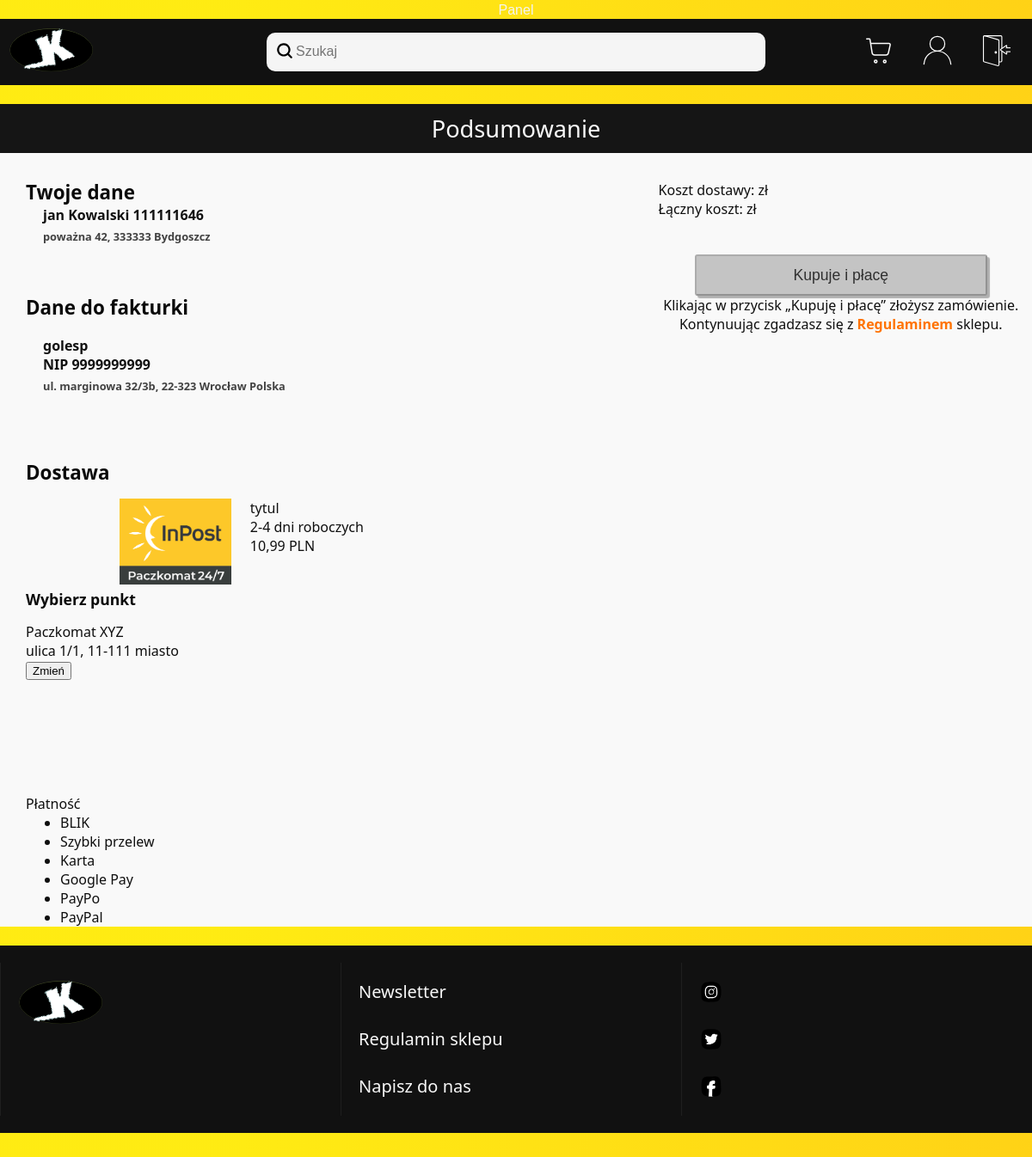
/zamowienie_klient.php (signed in), run on an earlier commit of the app's database.
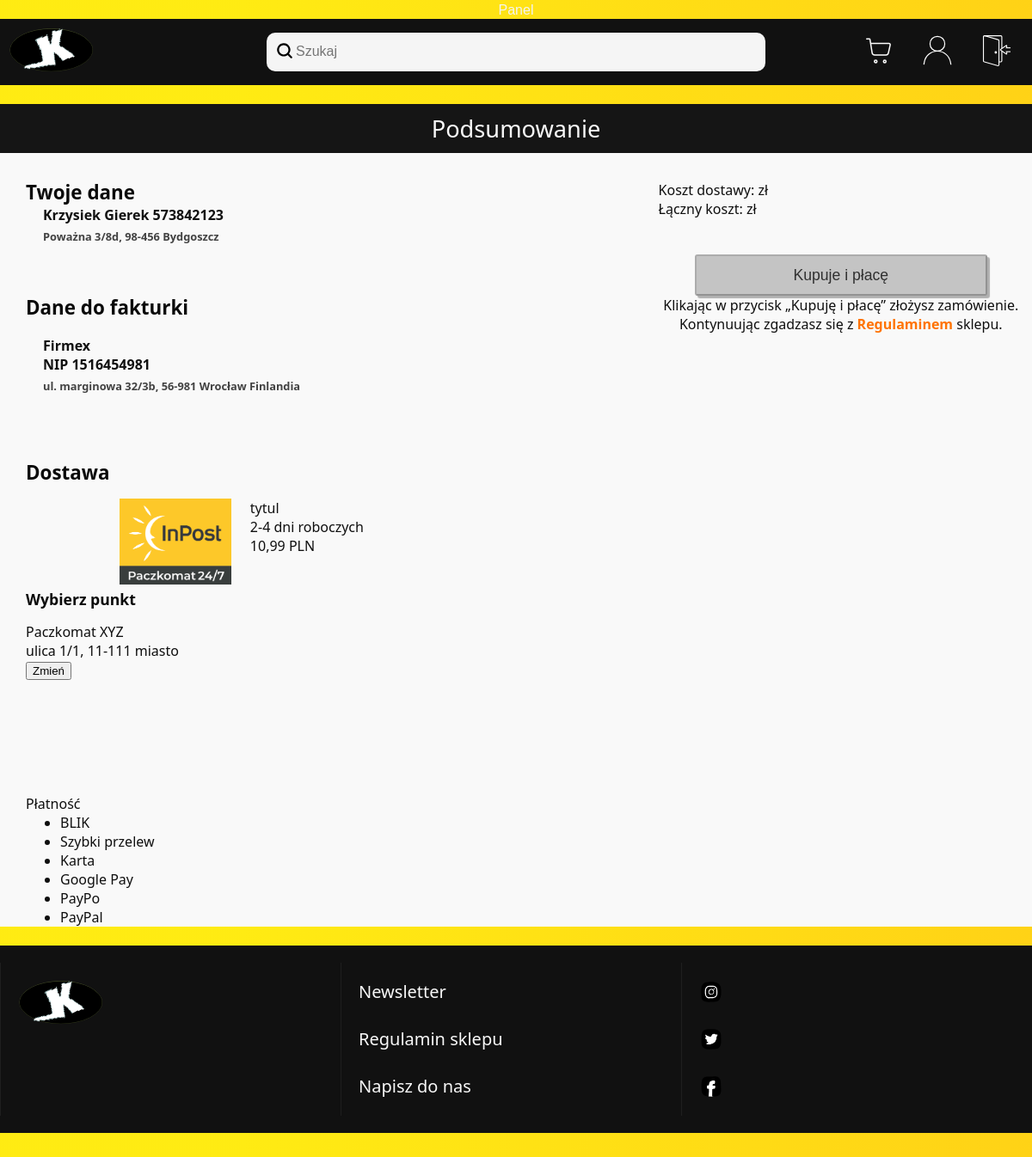
And on a later commit of the database.
### tables this page shows
CREATE TABLE `dane_konta` (
  `id` int(11) NOT NULL,
  `id_loginu` int(11) NOT NULL,
  `imie` varchar(60) DEFAULT NULL,
  `nazwisko` varchar(80) DEFAULT NULL,
  `ulica` varchar(255) DEFAULT NULL,
  `nr_domu` varchar(10) DEFAULT NULL,
  `nr_tel` varchar(20) DEFAULT NULL,
  `miasto` varchar(100) DEFAULT NULL,
  `kod_pocztowy` char(6) DEFAULT NULL,
  `kraj` varchar(80) DEFAULT NULL,
  `dostep` tinyint(4) NOT NULL
);

CREATE TABLE `dane_do_faktury` (
  `id` int(11) NOT NULL,
  `id_konta` int(11) NOT NULL,
  `NIP` char(10) NOT NULL,
  `nazwa_firmy` varchar(150) NOT NULL,
  `adres` varchar(150) NOT NULL,
  `kod_pocztowy` char(6) NOT NULL,
  `miasto` varchar(80) NOT NULL,
  `kraj` varchar(80) NOT NULL
);

### zamowienie_klient.php (the view, shortened to what this page needs)
<!DOCTYPE html>
<html lang="pl">
<head>
    <link rel="stylesheet" href="s.css?v=1.1">
</head>
<body>
<div class="contener">
<?php include_once("header.php");?>
<?php include_once("laczenieZbaza.php");?>
<div class="order">
<div class="order_naglowek">
    <p>Podsumowanie</p>
</div>
<div class="left_order">
<section class="left_item_order_checkout">
    <div class='title'><span>Twoje dane</span></div>
<?php
$pyt = $conn -> prepare("SELECT dane_konta.imie,dane_konta.nazwisko,dane_konta.ulica,dane_konta.nr_domu,dane_konta.nr_tel,dane_konta.miasto,dane_konta.kod_pocztowy,dane_konta.kraj, dane_do_faktury.NIP,dane_do_faktury.nazwa_firmy,dane_do_faktury.adres,dane_do_faktury.kod_pocztowy,dane_do_faktury.miasto,dane_do_faktury.kraj FROM loginy
INNER JOIN dane_konta on dane_konta.id_loginu = loginy.id
INNER JOIN dane_do_faktury on dane_do_faktury.id_konta = dane_konta.id_loginu
WHERE loginy.login = ?;");
$pyt -> execute(["$_SESSION[email]"]);
$wynik = $pyt->fetch(PDO::FETCH_NUM);
    echo "<div class='name'><p>".$wynik[0]. " " . $wynik[1] . " " . $wynik[4]."</p></div>";
    echo "<div class='address'><p>".$wynik[2]. " " . $wynik[3] . ", " . $wynik[6] . " " . $wynik[5] ."</p></div>";
?>
</section>
<?php
if(!is_null($wynik[8])){
    echo "<section class='left_item_order_checkout'> <div class='title'><span>Dane do fakturki</span></div>";
    echo "<div class='name'><p>".$wynik[9]. "</p><p>". " NIP " . $wynik[8] ."</p></div>";
    echo "<div class='address'><p>".$wynik[10]. ", " . $wynik[11] . " " . $wynik[12] . " " . $wynik[13] . "</p></div>";
    echo "</section>";
}
?>
<section class="left_item_order_checkout_options">
    <div class='title'><span>Dostawa</span></div>
    <div class='checkout_choice_main'>
        <div class='checkout_choice_left'>
        </div>
        <div class='checkout_choice_img'>
            <img src='photos/inpost_paczkomat.png' alt='tytul' width='130px' height='auto'>
        </div>
        <div class='checkout_choice_right'>
            <p>tytul</p>
            <p> 2-4 dni roboczych</p>
            <p>10,99 PLN</p>
        </div>
        <div class='checkout_choice_bottom'>
            <div class='left_item_order_checkout_options_title'><h4>Wybierz punkt</h4></div>
            <p class='name'>Paczkomat XYZ</p>
            <p class='address'>ulica 1/1, 11-111 miasto</p>
            <button>Zmień</button>
        </div>
    </div>
</section>
<section class="left_item_order_checkout_options">
    <span>Płatność</span>
    <ul>
        <li>BLIK</li>
        <li>Szybki przelew</li>
        <li>Karta</li>
        <li>Google Pay</li>
        <li>PayPo</li>
        <li>PayPal</li>
    </ul>
</section>
</div>
<div class='right_order'>
<form action='' method='POST'>
<div>
    <br><p>Koszt dostawy: <span id=koszt_dostawy><?php echo $kurier; ?></span> zł</p>
    <p>Łączny koszt: <span id='suma'><?php echo $_POST["suma"]; ?></span> zł</p>
    <div class='kup' style='text-align: center;'>
        <button class='button_podsumowanie' type='submit' disabled>Kupuje i płacę</button>
        <p>Klikając w przycisk „Kupuję i płacę” złożysz zamówienie. Kontynuując zgadzasz się z
            <a href="regulamin.html"><b>Regulaminem</b></a>
        sklepu.</p>
    </div>
</div>
</form>
</div>
</div>
<footer>
</footer>
</body>
</html>

### header.php (shortened to what this page needs)
<head>
</head>
<?php
    if(isset($_SESSION['dostep']) && $_SESSION['dostep'] > 0){
        echo "<div id='panel'><a href='panel.php' id='zmien_dane'><button id='panel_button'>Panel</button></a></div>";
    }
?>
<header class="naglowek">
<div class='menu1'>
    <a href="index.php"><img src="svg/logo1.svg" alt="logo" width="100px" height="auto"></a>
</div>
<div class="menu2">
    <img src="svg/search.svg" width="22px" height="22px" alt="U+1f60d">
    <form class="form-wyszukania" action=''>
        <input class="wyszukiwarka" name onfocusin="powieksz_wyszukiwanie()" onfocusout="zmniejsz_wyszukiwanie()" type="text" name='wyszukiwarka' id="wyszukiwarka" onkeyup='wyszukanie(this.value)' placeholder="Szukaj">
    </form>
</div>
<div class='wyloguj'>
<?php
    if( isset( $_SESSION['email'] ) && !empty( $_SESSION['email'] ) ){
        echo "<a href='koszyk.php' id='koszyk'> <img src='svg/shopping_cart.svg' width='36px' height='36px' alt='Koszyk'></a>";
        echo "<a href='konto.php' id='konto'><img src='svg/account.svg' width='36px' height='36px' alt='Konto'></a>";
        echo "<form  action='wyloguj.php'  method='POST'>
        <button id='wyloguj'><img src='svg/logout.svg' width='36px' height='36px' alt='&#9032'></button> </form>";
    }
?>
</div>
</header>
<br>

### s.css (style rules this page uses)
:root { --kolor_body: url("svg/background.svg"); --kolor_produkty_glowna: #ffffff; --kolor_paskow: #111111; --kolorPolaInput: #111111; --kolo_tekstu: #fafafa; }
* { box-sizing: border-box; margin: 0; }
body { min-height: 100vh; display: flex; flex-direction: column; background: #fbc936; background: var(--kolor_body); font-family:'Segoe UI'; color: #0f0f0f; margin: 0; }
a { text-decoration: none; color: #ff7300; }
.contener { padding-bottom: 2rem; flex: 1; }
.naglowek { display: grid; grid-template-columns: 1fr 2fr 1fr; grid-template-rows: 1fr; grid-column-gap: 10px; align-items: center; padding: 10px; background-color: #111111; }
#panel { background-image: url("photos/wow.webp"); text-align: center; width: 100%; }
#panel_button { background-color: transparent; color: #f3f3f3; font-size: 1rem; transition: 0.7s; border: none; text-decoration: none; cursor: pointer; }
#wyloguj { transition: 0.5s; background-color: transparent; border: none; font-size: 20px; width: 42px; height: 42px; font-weight: bold; align-items: center; text-decoration: none; color: #f8f8f8; padding: 7px; cursor: pointer; transition: 1s; }
#konto, #log_in, #wiadomosc, #koszyk { padding: 6px; transition: 1s; }
.form-wyszukania { grid-area: 1 / 2 / 2 / 3; width: 100%; height: auto; }
.wyszukiwarka { font-size: 16px; width: 100%; height: 100%; border: none; outline: none; background-color: transparent; }
.wyloguj { grid-area: 1 / 3 / 2 / 4; display: flex; column-gap: 20px; justify-content: right; padding-right: 14px; }
.menu1 { grid-area: 1 / 1 / 2 / 2; float: left; }
.menu2 { grid-area: 1 / 2 / 2 / 3; display: grid; grid-template-columns: 0.1fr 4fr; grid-template-rows: repeat(2, 1fr); grid-column-gap: 0px; grid-row-gap: 0px; font-family: Font2, "segoe ui"; padding: 10px; width: 100%; height: 45px; text-align: center; background-color: #f5f5f5; border-radius: 10px; transition: 1.1s; margin-left: auto; margin-right: auto; }
.footer { width: 100%; height: 20%; background-color: #111111; background-color: var(--kolor_paskow); display: flex; flex-direction: row; }
.footer div { font-family: Font2, "segoe ui"; font-size: 20px; width: 33%; padding: 20px; color: #f8f8f8; border-left: 1px solid #111111; border-left: 1px solid #1f1f1f; margin-top: 20px; margin-bottom: 20px; display: flex; flex-direction: column; }
.footer div a { color: #f8f8f8; text-decoration: none; height: 28px; width: fit-content; cursor: pointer; }
.footer div img { cursor: pointer; }
.footer #footer_div_1 img { width: 100px; height: auto; }
.button_kup, .button_podsumowanie { margin-top: 10%; width: 80%; height: 6vh; font-size: 1.1rem; background-color: #c4c4c4; color: #303030; border-radius: 3px; box-shadow: 3px 3px 1px #0000004b; cursor: pointer; transition: 0.3s; }
.order { display: grid; background-color: #f9f9f9; grid-template-columns: 1.7fr 1fr; grid-template-rows: auto 1fr; }
.order_naglowek { grid-area: 1 / 1 / 2 / 3; position:relative; background-color: #151515; color: #f9f9f9; display: flex; flex-direction: row; width: 100%; height: auto; padding: 10px; justify-content: center; font-size: 1.7rem; }
.left_order { width: 100%; grid-area: 2 / 1 / 3 / 2; }
.left_item_order_checkout { display: grid; grid-template-columns: 3fr 1fr; grid-template-rows: 1fr 0.5fr 1fr; background: #f9f9f9; padding: 30px; padding-bottom: 0px; width: 100%; }
.left_item_order_checkout, .left_item_order_checkout_options .title { grid-area: 1 / 1 / 2 / 2; margin-bottom: 15px; color: #0a0a0a; font-size: 1.4rem; font-weight: 600; }
.left_item_order_checkout .name { grid-area: 2 / 1 / 3 / 2; color: #111111; font-size: 1rem; padding-left: 20px; padding-bottom: 5px; }
.left_item_order_checkout .address { grid-area: 3 / 1 / 4 / 2; color: #424242; font-size: 0.8rem; padding-left: 20px; }
.right_order { width: 100%; grid-area: 2 / 2 / 3 / 3; height: max-content; position: sticky; top: 0; padding: 10px; }
.left_item_order_checkout_options { display: flex; flex-direction: column; background: #f9f9f9; padding: 30px; padding-bottom: 0px; width: 100%; }
.checkout_choice_main { display: grid; grid-template-columns: 0.5fr 0.7fr 2fr; grid-template-rows: 0.5fr 2fr; }
.checkout_choice_left { grid-area: 1 / 1 / 2 / 2; }
.checkout_choice_img { grid-area: 1 / 2 / 2 / 3; }
.checkout_choice_right { grid-area: 1 / 3 / 2 / 4; }
.checkout_choice_bottom { grid-area: 2 / 1 / 3 / 4; }
.left_item_order_checkout_options_title { margin-bottom: 15px; color: #0a0a0a; font-size: 1.1rem; font-weight: 600; }

What changed in the data, as far as the page shows it:
changed dane_konta "Bydgoszcz": imie "jan" → "Krzysiek"; nazwisko "Kowalski" → "Gierek"; nr_tel "111111646" → "573842123"; ulica "poważna" → "Poważna"; nr_domu "42" → "3/8d"; kod_pocztowy "333333" → "98-456"; dane_do_faktury.nazwa_firmy "golesp" → "Firmex"; dane_do_faktury.NIP "9999999999" → "1516454981"; dane_do_faktury.kod_pocztowy "22-323" → "56-981"; dane_do_faktury.kraj "Polska" → "Finlandia"
